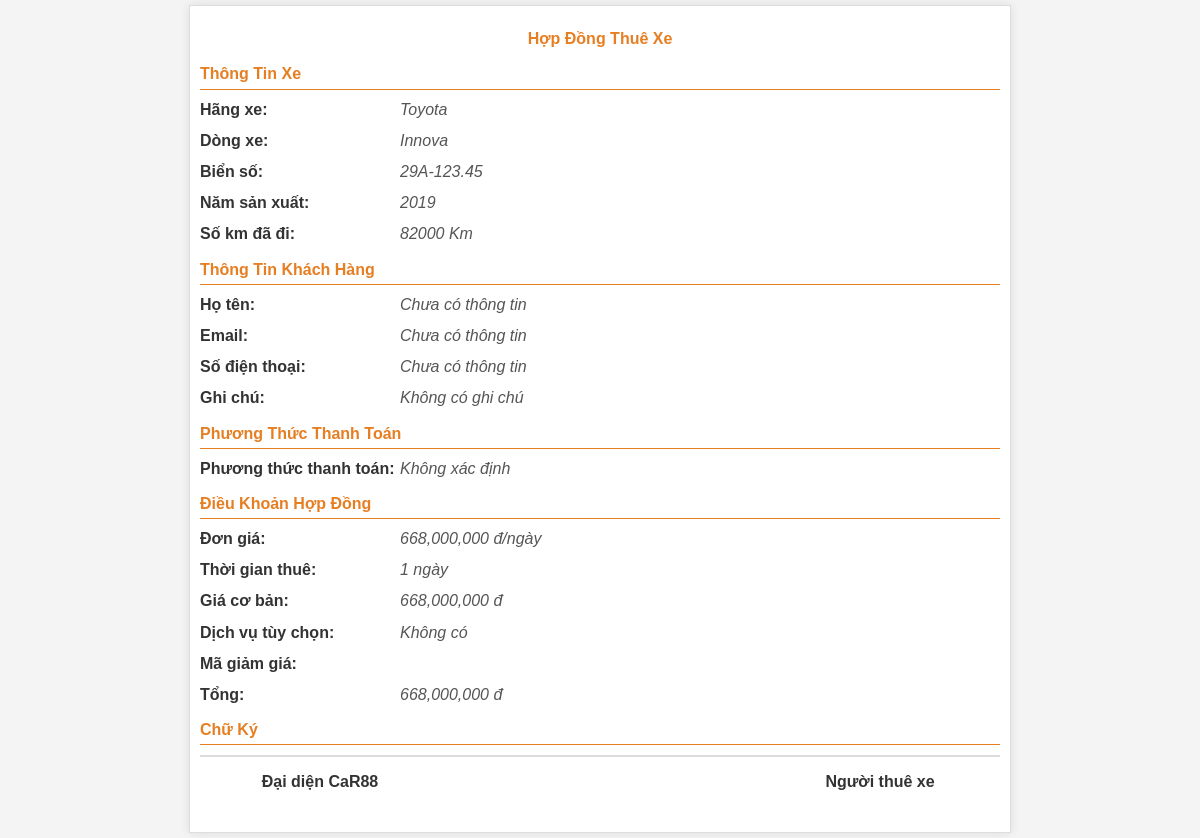
Screenshot of /ThueXe/in.php?id=10 with the database file from the repository.
### tables this page shows
CREATE TABLE `xe` (
  `id` int(11) NOT NULL,
  `phien_ban` varchar(100) DEFAULT NULL,
  `nam_san_xuat` year(4) NOT NULL,
  `kieu_dang` varchar(50) DEFAULT NULL,
  `xuat_xu` varchar(50) DEFAULT NULL,
  `so_ghe_ngoi` int(11) DEFAULT NULL,
  `odo` int(11) DEFAULT NULL,
  `nhien_lieu` varchar(20) DEFAULT NULL,
  `hop_so` varchar(20) DEFAULT NULL,
  `gia` decimal(12,2) DEFAULT NULL,
  `mo_ta` text DEFAULT NULL,
  `ngay_dang` datetime DEFAULT current_timestamp(),
  `hang_xe_id` int(11) NOT NULL,
  `dong_xe_id` int(11) NOT NULL,
  `thue_xe` tinyint(1) DEFAULT 0,
  `bien_so` varchar(50) DEFAULT NULL
);

CREATE TABLE `hang_xe` (
  `id` int(11) NOT NULL,
  `ten_hang_xe` varchar(50) NOT NULL
);

CREATE TABLE `dong_xe` (
  `id` int(11) NOT NULL,
  `ten_dong_xe` varchar(50) NOT NULL,
  `hang_xe_id` int(11) NOT NULL
);

### ThueXe/in.php (the view, shortened to what this page needs)
<?php
require_once __DIR__ . '/../config.php';
$xe_id = isset($_GET['id']) ? $_GET['id'] : null;
$day = isset($_GET['day']) ? $_GET['day'] : 1;
if ($xe_id) {
    $sql = "SELECT xe.*, hang_xe.ten_hang_xe, dong_xe.ten_dong_xe
            FROM xe
            JOIN hang_xe ON xe.hang_xe_id = hang_xe.id
            JOIN dong_xe ON xe.dong_xe_id = dong_xe.id
            WHERE xe.id = $xe_id";
    $result = $conn->query($sql);
    if ($result->num_rows > 0) {
        $car = $result->fetch_assoc();
    } else {
        echo "Không tìm thấy thông tin xe!";
        exit();
    }
    $basePrice = (float)$car['gia'];
    $gia_co_ban = $day * $basePrice;
    $tong_tien = $gia_co_ban;
} else {
    echo "Không có ID xe!";
    exit();
}
$ho_ten = isset($_GET['ho_ten']) ? $_GET['ho_ten'] : 'Chưa có thông tin';
$so_dien_thoai = isset($_GET['so_dien_thoai']) ? $_GET['so_dien_thoai'] : 'Chưa có thông tin';
$email = isset($_GET['email']) ? $_GET['email'] : 'Chưa có thông tin';
$ghi_chu = isset($_GET['ghi_chu']) ? $_GET['ghi_chu'] : 'Không có ghi chú';
$payment_method = isset($_GET['payment']) ? $_GET['payment'] : 'Không xác định';
switch ($payment_method) {
    default:
        $payment_method_display = "Không xác định";
}
?>
<html>
<head>
    <link rel="stylesheet" href="styles.css">
</head>
<body>
    <div class="contract-print">
        <h2>Hợp Đồng Thuê Xe</h2>
        <div class="contract-section">
            <h3>Thông Tin Xe</h3>
            <div class="contract-info">
                <div class="info-item">
                    <span class="info-title">Hãng xe: </span>
                    <span class="info-value"><?php echo $car['ten_hang_xe']; ?></span>
                </div>
                <div class="info-item">
                    <span class="info-title">Dòng xe: </span>
                    <span class="info-value"><?php echo $car['ten_dong_xe']; ?></span>
                </div>
                <div class="info-item">
                    <span class="info-title">Biển số: </span>
                    <span class="info-value"><?php echo $car['bien_so']; ?></span>
                </div>
                <div class="info-item">
                    <span class="info-title">Năm sản xuất: </span>
                    <span class="info-value"><?php echo $car['nam_san_xuat']; ?></span>
                </div>
                <div class="info-item">
                    <span class="info-title">Số km đã đi: </span>
                    <span class="info-value"><?php echo $car['odo']; ?> Km</span>
                </div>
            </div>
        </div>
        <div class="contract-section">
            <h3>Thông Tin Khách Hàng</h3>
            <div class="contract-info">
                <div class="info-item">
                    <span class="info-title">Họ tên: </span>
                    <span class="info-value"><?php echo htmlspecialchars($ho_ten); ?></span>
                </div>
                <div class="info-item">
                    <span class="info-title">Email: </span>
                    <span class="info-value"><?php echo htmlspecialchars($email); ?></span>
                </div>
                <div class="info-item">
                    <span class="info-title">Số điện thoại: </span>
                    <span class="info-value"><?php echo htmlspecialchars($so_dien_thoai); ?></span>
                </div>
                <div class="info-item">
                    <span class="info-title">Ghi chú: </span>
                    <span class="info-value"><?php echo htmlspecialchars($ghi_chu); ?></span>
                </div>
            </div>
        </div>
        <div class="contract-section">
            <h3>Phương Thức Thanh Toán</h3>
            <div class="contract-info">
                <div class="info-item">
                    <span class="info-title">Phương thức thanh toán: </span>
                    <span class="info-value"><?php echo $payment_method_display; ?></span>
                </div>
            </div>
        </div>
        <div class="contract-section">
            <h3>Điều Khoản Hợp Đồng</h3>
            <div class="contract-info">
                <div class="info-item">
                    <span class="info-title">Đơn giá: </span>
                    <span class="info-value"><?php echo number_format($basePrice); ?> đ/ngày</span>
                </div>
                <div class="info-item">
                    <span class="info-title">Thời gian thuê: </span>
                    <span class="info-value"><?php echo $day . ' ngày'; ?></span>
                </div>
                <div class="info-item">
                    <span class="info-title">Giá cơ bản: </span>
                    <span class="info-value"><?php echo number_format($gia_co_ban); ?> đ</span>
                </div>
                <div class="info-item">
                    <span class="info-title">Dịch vụ tùy chọn: </span>
                    <span class="info-value">Không có</span>
                </div>
                <div class="info-item">
                    <span class="info-title">Mã giảm giá: </span>
                </div>
                <div class="info-item">
                    <span class="info-title">Tổng: </span>
                    <span class="info-value"><?php echo number_format($tong_tien); ?> đ</span>
                </div>
            </div>
        </div>
        <div class="contract-section">
            <h3>Chữ Ký</h3>
            <div class="signature">
                <div class="signature-item">
                    <p><strong>Đại diện CaR88</strong></p>
                    <p class="space"></p>
                </div>
                <div class="signature-item">
                    <p><strong>Người thuê xe</strong></p>
                    <p class="space"></p>
                </div>
            </div>
        </div>
    </div>
</body>
</html>

### ThueXe/styles.css (style rules this page uses)
:root { --main-color: #ff7f00; --hover-color: #ff9000; --background-color: #f5f5f5; --text-color: #333; }
body { font-family: 'Roboto', sans-serif; margin: 0; padding: 0; background-color: var(--background-color); }
.info-item { display: flex; align-items: center; }
body { font-family: Arial, sans-serif; background-color: #f5f5f5; padding: 20px; }
h2 { text-align: center; margin-bottom: 20px; color: #333; }

### ThueXe/in.php (style rules this page uses)
body { font-family: 'Arial', sans-serif; line-height: 1.2; color: #333; margin: 0; padding: 5px 30px 5px 30px; background-color: #f4f4f4; }
.contract-print { max-width: 800px; margin: 0 auto; padding: 10px; border: 1px solid #ddd; background-color: #fff; box-shadow: 0 0 10px rgba(0, 0, 0, 0.1); }
h2 { text-align: center; color: #e67e22; font-size: medium; margin-bottom: 10px; }
h3 { color: #e67e22; font-size: medium; margin-bottom: 10px; border-bottom: 1px solid #e67e22; padding-bottom: 5px; }
.contract-section { margin-bottom: 10px; display: inline; }
.info-item { margin-bottom: 12px; font-size: 16px; }
.info-title { font-weight: bold; color: #333; }
.info-value { color: #555; font-style: italic; }
.contract-info { margin-bottom: 10px; display: inline; }
.signature { display: flex; justify-content: space-between; padding-top: 10px; width: 100%; border-top: 2px solid #ddd; }
.signature-item { text-align: center; width: 30%; }
.signature-item p { margin: 5px 0; font-size: 16px; color: #333; }
.space { height: 20px; }
.contract-info .info-item { display: flex; justify-content: space-between; }
.contract-info .info-title { width: 200px; }
.contract-info .info-value { flex-grow: 1; }

### rows the page displays
xe: hang_xe.ten_hang_xe "Toyota", dong_xe.ten_dong_xe "Innova", bien_so "29A-123.45", nam_san_xuat "2019", odo "82000", gia "668,000,000"

### other values shown
$ho_ten "Chưa có thông tin"
$email "Chưa có thông tin"
$so_dien_thoai "Chưa có thông tin"
$ghi_chu "Không có ghi chú"
$payment_method_display "Không xác định"
$day "1"
